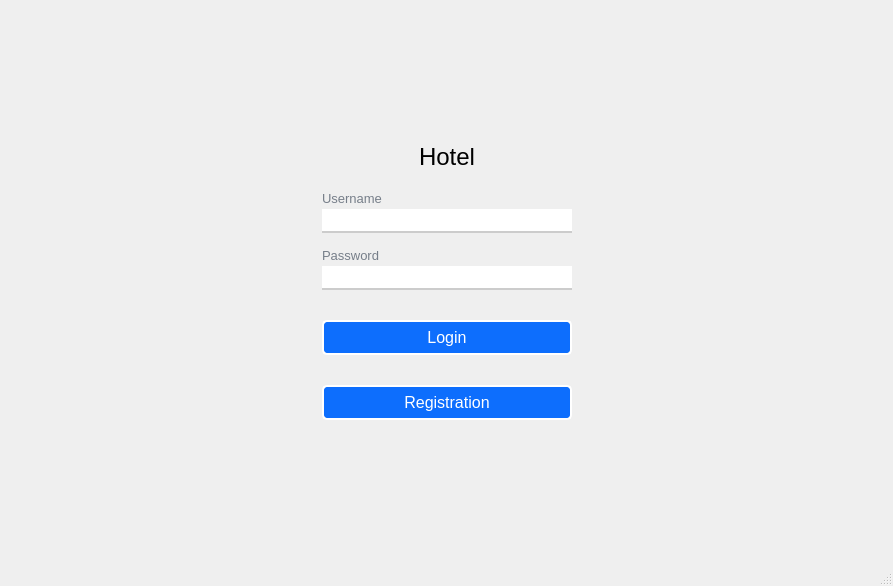
<?xml version="1.0" encoding="UTF-8"?>
<ui version="4.0">
 <class>Authorization</class>
 <widget class="QMainWindow" name="Authorization">
  <property name="geometry">
   <rect>
    <x>0</x>
    <y>0</y>
    <width>893</width>
    <height>586</height>
   </rect>
  </property>
  <property name="windowTitle">
   <string>Authorization</string>
  </property>
  <property name="styleSheet">
   <string notr="true">QLabel
{
	color: #767e89;
}
QLabel#label
{
	color: #000;
}

QLineEdit
{
	border: none;
	border-bottom: 2px solid #ccc;
}

QLineEdit:focus
{
	border-bottom: 2px solid #28a2a2;
}

QPushButton
{
	background-color: #0d6efd;
	border: 2px solid #fff;
	color: #fff;
	border-radius: 5px;
	padding: 6px;
	margin-top: 10px 
}

QPushButton:hover, QPushButton:clicked
{
		background-color: #0b5ed7;
		border: 2px solid #9ac3fe;
}</string>
  </property>
  <widget class="QWidget" name="centralwidget">
   <layout class="QGridLayout" name="gridLayout_2">
    <item row="0" column="1">
     <spacer name="verticalSpacer_4">
      <property name="orientation">
       <enum>Qt::Vertical</enum>
      </property>
      <property name="sizeHint" stdset="0">
       <size>
        <width>20</width>
        <height>93</height>
       </size>
      </property>
     </spacer>
    </item>
    <item row="2" column="1">
     <spacer name="verticalSpacer_3">
      <property name="orientation">
       <enum>Qt::Vertical</enum>
      </property>
      <property name="sizeHint" stdset="0">
       <size>
        <width>20</width>
        <height>93</height>
       </size>
      </property>
     </spacer>
    </item>
    <item row="1" column="0">
     <spacer name="horizontalSpacer_3">
      <property name="orientation">
       <enum>Qt::Horizontal</enum>
      </property>
      <property name="sizeHint" stdset="0">
       <size>
        <width>243</width>
        <height>20</height>
       </size>
      </property>
     </spacer>
    </item>
    <item row="1" column="1">
     <widget class="QWidget" name="widget" native="true">
      <layout class="QGridLayout" name="gridLayout">
       <item row="1" column="0">
        <spacer name="horizontalSpacer">
         <property name="orientation">
          <enum>Qt::Horizontal</enum>
         </property>
         <property name="sizeHint" stdset="0">
          <size>
           <width>40</width>
           <height>20</height>
          </size>
         </property>
        </spacer>
       </item>
       <item row="2" column="1">
        <spacer name="verticalSpacer">
         <property name="orientation">
          <enum>Qt::Vertical</enum>
         </property>
         <property name="sizeHint" stdset="0">
          <size>
           <width>20</width>
           <height>40</height>
          </size>
         </property>
        </spacer>
       </item>
       <item row="0" column="1">
        <spacer name="verticalSpacer_2">
         <property name="orientation">
          <enum>Qt::Vertical</enum>
         </property>
         <property name="sizeHint" stdset="0">
          <size>
           <width>20</width>
           <height>40</height>
          </size>
         </property>
        </spacer>
       </item>
       <item row="1" column="2">
        <spacer name="horizontalSpacer_2">
         <property name="orientation">
          <enum>Qt::Horizontal</enum>
         </property>
         <property name="sizeHint" stdset="0">
          <size>
           <width>40</width>
           <height>20</height>
          </size>
         </property>
        </spacer>
       </item>
       <item row="1" column="1">
        <layout class="QVBoxLayout" name="verticalLayout_4">
         <property name="spacing">
          <number>20</number>
         </property>
         <item>
          <widget class="QLabel" name="label">
           <property name="font">
            <font>
             <pointsize>18</pointsize>
            </font>
           </property>
           <property name="text">
            <string>Hotel</string>
           </property>
           <property name="alignment">
            <set>Qt::AlignCenter</set>
           </property>
          </widget>
         </item>
         <item>
          <layout class="QVBoxLayout" name="verticalLayout_3">
           <property name="spacing">
            <number>15</number>
           </property>
           <item>
            <layout class="QVBoxLayout" name="verticalLayout">
             <property name="spacing">
              <number>3</number>
             </property>
             <item>
              <widget class="QLabel" name="label_2">
               <property name="font">
                <font>
                 <pointsize>10</pointsize>
                </font>
               </property>
               <property name="text">
                <string>Username</string>
               </property>
              </widget>
             </item>
             <item>
              <widget class="QLineEdit" name="login">
               <property name="minimumSize">
                <size>
                 <width>250</width>
                 <height>0</height>
                </size>
               </property>
               <property name="font">
                <font>
                 <pointsize>13</pointsize>
                </font>
               </property>
              </widget>
             </item>
            </layout>
           </item>
           <item>
            <layout class="QVBoxLayout" name="verticalLayout_2">
             <property name="spacing">
              <number>3</number>
             </property>
             <item>
              <widget class="QLabel" name="label_3">
               <property name="font">
                <font>
                 <pointsize>10</pointsize>
                </font>
               </property>
               <property name="text">
                <string>Password</string>
               </property>
              </widget>
             </item>
             <item>
              <widget class="QLineEdit" name="password">
               <property name="font">
                <font>
                 <pointsize>13</pointsize>
                </font>
               </property>
              </widget>
             </item>
            </layout>
           </item>
          </layout>
         </item>
         <item>
          <widget class="QPushButton" name="login_2">
           <property name="font">
            <font>
             <pointsize>12</pointsize>
            </font>
           </property>
           <property name="text">
            <string>Login</string>
           </property>
          </widget>
         </item>
         <item>
          <widget class="QPushButton" name="buttonReg">
           <property name="font">
            <font>
             <pointsize>12</pointsize>
            </font>
           </property>
           <property name="text">
            <string>Registration</string>
           </property>
          </widget>
         </item>
        </layout>
       </item>
      </layout>
     </widget>
    </item>
    <item row="1" column="2">
     <spacer name="horizontalSpacer_4">
      <property name="orientation">
       <enum>Qt::Horizontal</enum>
      </property>
      <property name="sizeHint" stdset="0">
       <size>
        <width>242</width>
        <height>20</height>
       </size>
      </property>
     </spacer>
    </item>
   </layout>
  </widget>
  <widget class="QMenuBar" name="menubar">
   <property name="geometry">
    <rect>
     <x>0</x>
     <y>0</y>
     <width>893</width>
     <height>21</height>
    </rect>
   </property>
  </widget>
  <widget class="QStatusBar" name="statusbar"/>
 </widget>
 <resources/>
 <connections/>
</ui>
